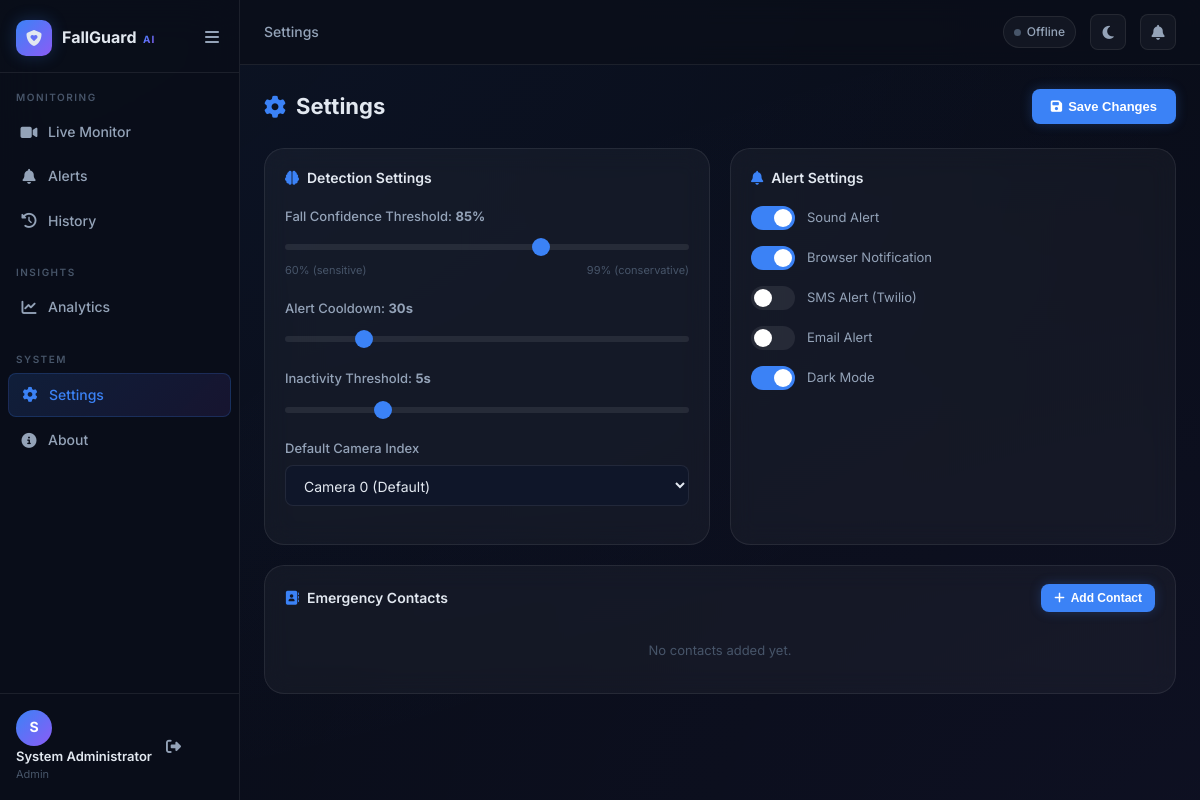
Screenshot of /settings/ (signed in) with the database file from the repository.
### app/models/user.py (models this page shows, shortened)
class User(UserMixin, db.Model):
    __tablename__ = 'users'
    id = db.Column(db.Integer, primary_key=True)
    username = db.Column(db.String(80), unique=True, nullable=False, index=True)
    email = db.Column(db.String(120), unique=True, nullable=False, index=True)
    password_hash = db.Column(db.String(256), nullable=False)
    full_name = db.Column(db.String(150), nullable=True)
    role = db.Column(db.String(20), nullable=False, default='viewer')
    is_active = db.Column(db.Boolean, default=True)
    phone = db.Column(db.String(20), nullable=True)
    created_at = db.Column(db.DateTime, default=datetime.utcnow)
    last_login = db.Column(db.DateTime, nullable=True)
    events = db.relationship('Event', backref='created_by_user', lazy=True, foreign_keys='Event.user_id')
    settings = db.relationship('UserSettings', backref='user', uselist=False, lazy=True)
    contacts = db.relationship('EmergencyContact', backref='user', lazy=True)
    ROLES = {
        'admin': ['view', 'edit', 'delete', 'manage_users', 'export', 'settings'],
        'caregiver': ['view', 'edit', 'export', 'settings'],
        'viewer': ['view']
    }

### app/models/settings_model.py (models this page shows)
class UserSettings(db.Model):
    __tablename__ = 'user_settings'
    id = db.Column(db.Integer, primary_key=True)
    user_id = db.Column(db.Integer, db.ForeignKey('users.id'), unique=True, nullable=False)
    confidence_threshold = db.Column(db.Float, default=0.85)
    alert_cooldown = db.Column(db.Integer, default=30)
    enable_sound = db.Column(db.Boolean, default=True)
    enable_browser_notif = db.Column(db.Boolean, default=True)
    enable_sms = db.Column(db.Boolean, default=False)
    enable_email = db.Column(db.Boolean, default=False)
    dark_mode = db.Column(db.Boolean, default=True)
    camera_index = db.Column(db.Integer, default=0)
    inactivity_threshold = db.Column(db.Integer, default=5)
    updated_at = db.Column(db.DateTime, default=datetime.utcnow, onupdate=datetime.utcnow)
    def to_dict(self):
        return {
            'confidence_threshold': self.confidence_threshold,
            'alert_cooldown': self.alert_cooldown,
            'enable_sound': self.enable_sound,
            'enable_browser_notif': self.enable_browser_notif,
            'enable_sms': self.enable_sms,
            'enable_email': self.enable_email,
            'dark_mode': self.dark_mode,
            'camera_index': self.camera_index,
            'inactivity_threshold': self.inactivity_threshold
        }

### app/routes/settings.py (the view)
@settings_bp.route('/')
@login_required
def index():
    s = UserSettings.query.filter_by(user_id=current_user.id).first()
    if not s:
        s = UserSettings(user_id=current_user.id)
        db.session.add(s); db.session.commit()
    contacts = EmergencyContact.query.filter_by(user_id=current_user.id).all()
    return render_template('pages/settings.html', settings=s.to_dict(), contacts=[c.to_dict() for c in contacts])

### templates/pages/settings.html (shortened to what this page needs)
{% extends "base.html" %}
{% block breadcrumb %}Settings{% endblock %}
{% block content %}
<div class="page-header">
  <div class="page-title"><i class="fa-solid fa-gear"></i> Settings</div>
  <button class="btn btn-primary" onclick="saveSettings()"><i class="fa-solid fa-floppy-disk"></i> Save Changes</button>
</div>
<div style="display:grid;grid-template-columns:1fr 1fr;gap:20px">
  <div class="card">
    <div class="card-header"><div class="card-title"><i class="fa-solid fa-brain"></i> Detection Settings</div></div>
    <div class="card-body">
      <div class="form-group">
        <label class="form-label">
          Fall Confidence Threshold: <strong id="thresholdDisplay">{{ (settings.confidence_threshold * 100)|int }}%</strong>
        </label>
        <input type="range" id="confidenceThreshold" min="60" max="99" step="1"
               value="{{ (settings.confidence_threshold * 100)|int }}"
               oninput="document.getElementById('thresholdDisplay').textContent=this.value+'%'">
        <div style="display:flex;justify-content:space-between;font-size:11px;color:var(--text-muted);margin-top:4px">
          <span>60% (sensitive)</span><span>99% (conservative)</span>
        </div>
      </div>
      <div class="form-group">
        <label class="form-label">
          Alert Cooldown: <strong id="cooldownDisplay">{{ settings.alert_cooldown }}s</strong>
        </label>
        <input type="range" id="alertCooldown" min="10" max="120" step="5"
               value="{{ settings.alert_cooldown }}"
               oninput="document.getElementById('cooldownDisplay').textContent=this.value+'s'">
      </div>
      <div class="form-group">
        <label class="form-label">
          Inactivity Threshold: <strong id="inactivityDisplay">{{ settings.inactivity_threshold }}s</strong>
        </label>
        <input type="range" id="inactivityThreshold" min="2" max="15" step="1"
               value="{{ settings.inactivity_threshold }}"
               oninput="document.getElementById('inactivityDisplay').textContent=this.value+'s'">
      </div>
      <div class="form-group">
        <label class="form-label">Default Camera Index</label>
        <select id="cameraIndex" class="form-control">
          <option value="0" {% if settings.camera_index == 0 %}selected{% endif %}>Camera 0 (Default)</option>
        </select>
      </div>
    </div>
  </div>
  <div class="card">
    <div class="card-header"><div class="card-title"><i class="fa-solid fa-bell"></i> Alert Settings</div></div>
    <div class="card-body">
      {% set toggles = [
        ('enable_sound',        'enableSound',        'Sound Alert',            settings.enable_sound),
        ('enable_browser_notif','enableBrowserNotif', 'Browser Notification',   settings.enable_browser_notif),
        ('enable_sms',          'enableSms',          'SMS Alert (Twilio)',      settings.enable_sms),
        ('enable_email',        'enableEmail',        'Email Alert',            settings.enable_email),
        ('dark_mode',           'darkMode',           'Dark Mode',              settings.dark_mode),
      ] %}
      {% for field, js_id, label, value in toggles %}
      <div class="toggle-wrap" style="margin-bottom:16px">
        <div class="toggle {% if value %}on{% endif %}" id="{{ js_id }}Toggle" onclick="toggleSwitch('{{ js_id }}')"></div>
        <label class="toggle-label">{{ label }}</label>
      </div>
      {% endfor %}
    </div>
  </div>
  <div class="card" style="grid-column:1/-1">
    <div class="card-header">
      <div class="card-title"><i class="fa-solid fa-address-book"></i> Emergency Contacts</div>
      <button class="btn btn-primary btn-sm" onclick="showAddContact()">
        <i class="fa-solid fa-plus"></i> Add Contact
      </button>
    </div>
    <div class="card-body">
      <div id="contactsList">
        {% if contacts %}
          {% for c in contacts %}
          <div class="contact-card" id="contact-{{ c.id }}">
            <div class="contact-avatar">{{ c.name[0] }}</div>
            <div style="flex:1">
              <div class="contact-name">{{ c.name }} <span style="font-size:11px;color:var(--text-muted)">{{ c.relationship }}</span></div>
              <div class="contact-rel">{{ c.phone or '' }} {% if c.email %}• {{ c.email }}{% endif %}</div>
            </div>
            <button class="btn btn-ghost btn-sm" onclick="deleteContact({{ c.id }})"><i class="fa-solid fa-trash"></i></button>
          </div>
          {% endfor %}
        {% else %}
          <p id="noContactsMsg" style="font-size:13px;color:var(--text-muted);text-align:center;padding:12px">No contacts added yet.</p>
        {% endif %}
      </div>
    </div>
  </div>
</div>
{% endblock %}

### templates/base.html (shortened to what this page needs)
<!DOCTYPE html>
<html lang="en" data-theme="dark">
<head>
  <link rel="stylesheet" href="https://cdnjs.cloudflare.com/ajax/libs/font-awesome/6.5.0/css/all.min.css">
  <link rel="stylesheet" href="{{ url_for('static', filename='css/main.css') }}">
</head>
<body class="{% block body_class %}app-body{% endblock %}">
{% if current_user.is_authenticated %}
<nav class="sidebar" id="sidebar">
  <div class="sidebar-header">
    <div class="logo">
      <div class="logo-icon">
        <i class="fa-solid fa-shield-heart"></i>
      </div>
      <div class="logo-text">
        <span class="logo-name">FallGuard</span>
        <span class="logo-tag">AI</span>
      </div>
    </div>
    <button class="sidebar-toggle" id="sidebarToggle">
      <i class="fa-solid fa-bars"></i>
    </button>
  </div>
  <div class="nav-section">
    <span class="nav-label">MONITORING</span>
    <a href="{{ url_for('dashboard.monitor') }}"
       class="nav-item {% if request.endpoint == 'dashboard.monitor' %}active{% endif %}">
      <i class="fa-solid fa-video"></i>
      <span>Live Monitor</span>
    </a>
    <a href="{{ url_for('alerts.index') }}"
       class="nav-item {% if request.endpoint == 'alerts.index' %}active{% endif %}">
      <i class="fa-solid fa-bell"></i>
      <span>Alerts</span>
    </a>
    <a href="{{ url_for('dashboard.history') }}"
       class="nav-item {% if request.endpoint == 'dashboard.history' %}active{% endif %}">
      <i class="fa-solid fa-clock-rotate-left"></i>
      <span>History</span>
    </a>
  </div>
  <div class="nav-section">
    <span class="nav-label">INSIGHTS</span>
    <a href="{{ url_for('analytics.index') }}"
       class="nav-item {% if request.endpoint == 'analytics.index' %}active{% endif %}">
      <i class="fa-solid fa-chart-line"></i>
      <span>Analytics</span>
    </a>
  </div>
  <div class="nav-section">
    <span class="nav-label">SYSTEM</span>
    <a href="{{ url_for('settings.index') }}"
       class="nav-item {% if request.endpoint == 'settings.index' %}active{% endif %}">
      <i class="fa-solid fa-gear"></i>
      <span>Settings</span>
    </a>
    <a href="{{ url_for('dashboard.about') }}"
       class="nav-item {% if request.endpoint == 'dashboard.about' %}active{% endif %}">
      <i class="fa-solid fa-circle-info"></i>
      <span>About</span>
    </a>
  </div>
  <div class="sidebar-footer">
    <div class="user-info">
      <div class="user-avatar">
        {{ current_user.full_name[0] if current_user.full_name else current_user.username[0] }}
      </div>
      <div class="user-details">
        <div class="user-name">
          {{ current_user.full_name or current_user.username }}
        </div>
        <div class="user-role">
          {{ current_user.role | capitalize }}
        </div>
      </div>
    </div>
    <a href="{{ url_for('auth.logout') }}" class="logout-btn" title="Logout">
      <i class="fa-solid fa-right-from-bracket"></i>
    </a>
  </div>
</nav>
<div class="main-content" id="mainContent">
  <div class="topbar">
    <div class="topbar-left">
      <div class="breadcrumb">
        {% block breadcrumb %}Dashboard{% endblock %}
      </div>
    </div>
    <div class="topbar-right">
      <div class="system-status" id="systemStatus">
        <div class="status-dot offline"></div>
        <span>Offline</span>
      </div>
      <button class="theme-toggle" id="themeToggle">
        <i class="fa-solid fa-moon" id="themeIcon"></i>
      </button>
      <div class="alert-bell" id="alertBell">
        <i class="fa-solid fa-bell"></i>
      </div>
    </div>
  </div>
{% endif %}
<main class="page-content">
  {% block content %}{% endblock %}
</main>
{% if current_user.is_authenticated %}
</div>
{% endif %}
</body>
</html>

### rows the page displays
User: full_name "S", full_name "System Administrator", role "Admin"
UserSettings: (settings.confidence_threshold*100)|int "85", confidence_threshold "85"

### other values shown
{{ settings.alert_cooldown }} "30"
{{ settings.inactivity_threshold }} "5"
{{ label }} "Sound Alert" "Browser Notification" "SMS Alert (Twilio)" "Email Alert" "Dark Mode"
